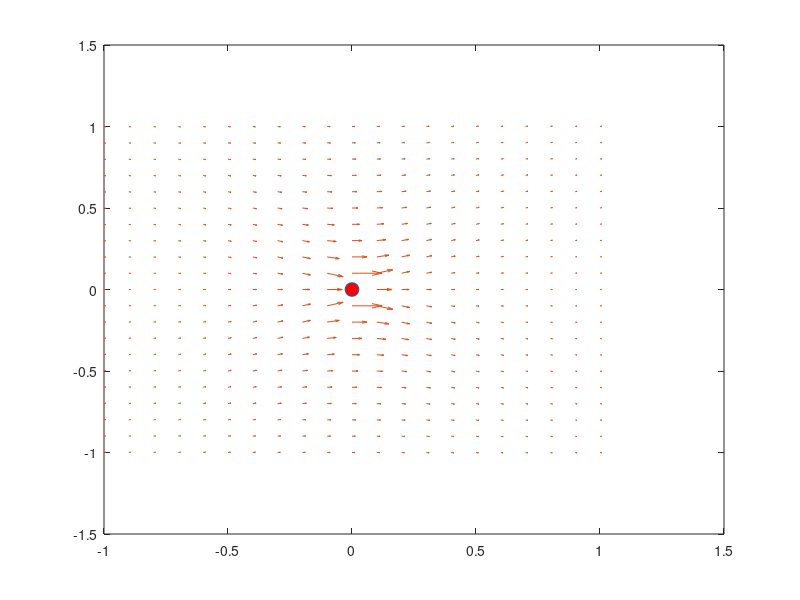

The MATLAB script that drew this image: (Note: this script raises an error after producing the figure.)
% Program showing streamlines past a Stokeslet
%
% Anup Kanale, Nov 25, 2016
%-------------------------------------------------
clc; clear all;
close all;

eta = 1;
eps = 0.01;

rx = linspace(-1,1,21);
ry = linspace(-1,1,21);
F = [1; 0];
for ii=1:length(rx)
    for jj=1:length(ry)
        r = [rx(ii); ry(jj)];
        if norm(r)==0
            r=[eps; eps]; % this is done to avoid the singularity at (0,0)
            continue;
        end
        rDotF = r(1)*F(1) + r(2)*F(2);
        u(ii,jj) = 1/(8*pi*eta*norm(r)) *(F(1) + rDotF*r(1)/norm(r)^2);
        v(ii,jj) = 1/(8*pi*eta*norm(r)) *(F(2) + rDotF*r(2)/norm(r)^2);
    end
end

%Plot streamlines
scale=1000;
set(figure, 'Position', [400, 100, 500, 400]);
plot(rx(11), ry(11), 'o', 'MarkerSize', 10, 'MarkerFaceColor', 'red');
hold on;
q = quiver(rx,ry,u*scale,v*scale);
q.Color = 'blue';
q.LineWidth = 2;

title('Streamlines for slow past a Stokeslet');
axis equal

domain = -1:0.1:1;
[rx,ry] = meshgrid(domain,domain);
starty = -1:0.4:1;
startx=-1*ones(size(starty));
h = streamline(rx,ry,u,v,startx,starty);
set(h, 'LineWidth', 2, 'Color', 'red');
